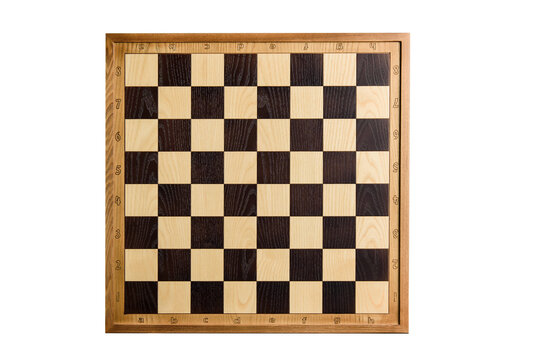
#> input picture checker_board/board1.jpg, 539 x 360 px
$ python hw1_1.py
#> lines starting #> are read from the running program, lines starting #| are printed output that depends on the picture; after the words box and inside, x2 and y2 are one past the last pixel; in counts of white or black regions, pixels touching at a corner belong together
import cv2 as cv
import sys

"""
체커보드 n by n 구하기
"""

def main():
    filename = "board1.jpg" if len(sys.argv) < 2 else sys.argv[1]
    src = cv.imread(filename, cv.IMREAD_GRAYSCALE)
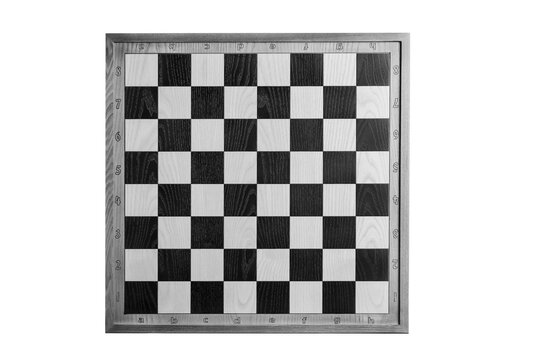
#> src: shape (360, 539); min 0, max 255, mean 194.3

    if src is None:
        print("Image load failed!")
        exit()

    width = 700
    ratio = width / src.shape[1]
#> ratio = 1.3
    inter_flag = cv.INTER_CUBIC if (ratio > 1) else cv.INTER_AREA
#> inter_flag = 2
    src = cv.resize(src, (0, 0), fx=ratio, fy=ratio, interpolation=inter_flag)
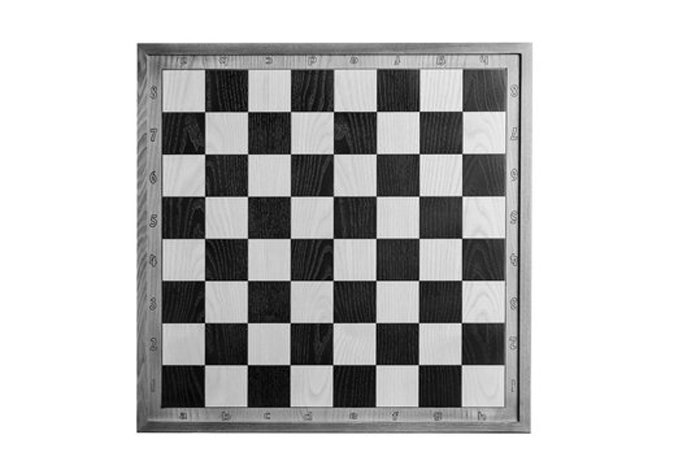
#> src: shape (468, 700); min 0, max 255, mean 194.3

    blur = cv.GaussianBlur(src, (0, 0), 1.2)
    # _, thresh = cv.threshold(blur, 0, 255, cv.THRESH_BINARY_INV | cv.THRESH_OTSU)
    thresh = cv.adaptiveThreshold(blur, 255, cv.ADAPTIVE_THRESH_GAUSSIAN_C, cv.THRESH_BINARY_INV, 71, 5)
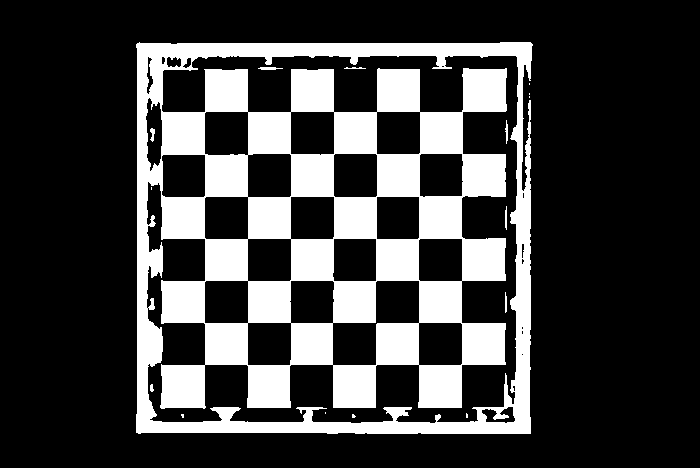
#> thresh: shape (468, 700); 24.8% white; 16 white regions (8 under 20 px), largest, box (x1, y1, x2, y2) and area: (136, 42, 533, 434) 81085, (258, 67, 283, 70) 56, (505, 120, 508, 144) 44

    # cv.imshow("thresh", thresh)

    horizontal_kernel = cv.getStructuringElement(cv.MORPH_RECT, (5, 3))
    dilate = cv.morphologyEx(thresh, cv.MORPH_DILATE, horizontal_kernel, iterations=1)
#> dilate: shape (468, 700); 29.6% white; 5 white regions, box (x1, y1, x2, y2) and area: (134, 41, 535, 435) 96872, (350, 413, 358, 419) 44, (464, 412, 470, 419) 41, (179, 413, 186, 419) 40, (323, 411, 328, 415) 20
    dilate = cv.morphologyEx(dilate, cv.MORPH_CLOSE, horizontal_kernel, iterations=2)
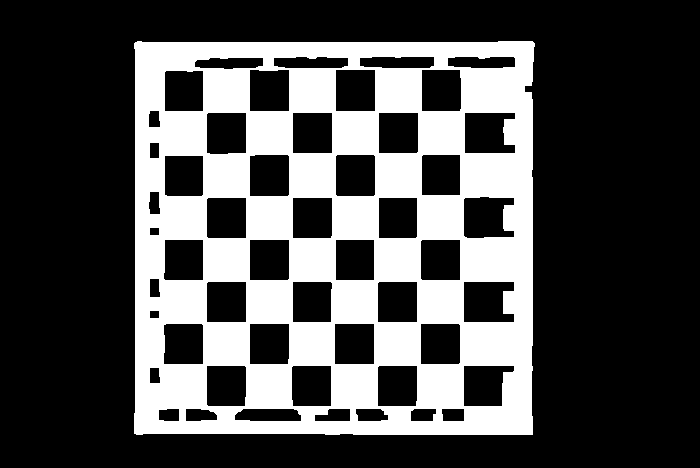
#> dilate: shape (468, 700); 30.4% white; 1 white region, box (x1, y1, x2, y2) and area: (134, 41, 535, 435) 99699
    vertical_kernel = cv.getStructuringElement(cv.MORPH_RECT, (3, 5))
    dilate = cv.morphologyEx(dilate, cv.MORPH_DILATE, vertical_kernel, iterations=1)
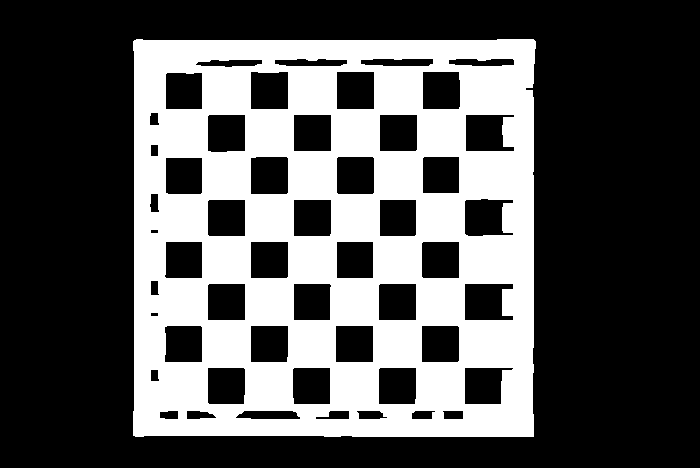
#> dilate: shape (468, 700); 34.3% white; 1 white region, box (x1, y1, x2, y2) and area: (133, 39, 536, 437) 112419
    dilate = cv.morphologyEx(dilate, cv.MORPH_CLOSE, vertical_kernel, iterations=2)
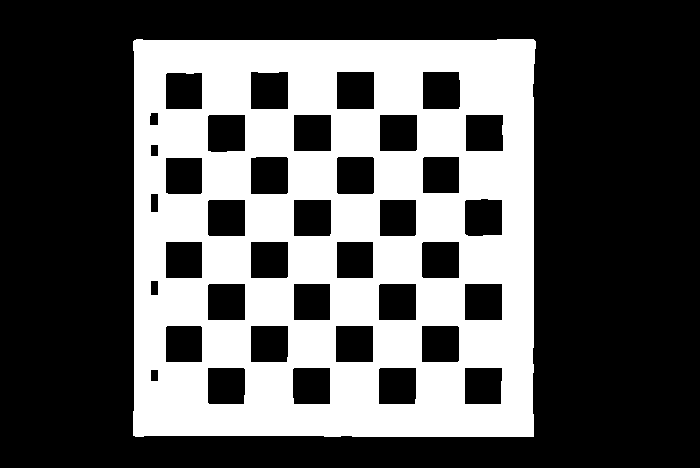
#> dilate: shape (468, 700); 35.3% white; 1 white region, box (x1, y1, x2, y2) and area: (133, 39, 536, 437) 115791

    contoured = cv.cvtColor(dilate, cv.COLOR_GRAY2BGR)
#> contoured: shape (468, 700, 3); 35.3% white; 1 white region
    # hierarchy : [Next, Previous, First_Child, Parent]
    cnts, hierarchy = cv.findContours(dilate, cv.RETR_CCOMP, cv.CHAIN_APPROX_SIMPLE)
#> cnts = 38 contours; largest, box (x1, y1, x2, y2) and area: (133, 39, 536, 437) 157852, (336, 71, 375, 110) 1442, (336, 156, 375, 195) 1436, (250, 156, 289, 195) 1434, (422, 71, 461, 110) 1431

    # 가장 많은 child의 개수 구하기
    top_level_idx = 0
    max_child_count = 0
    while top_level_idx >= 0:
        _child_idx = hierarchy[0, top_level_idx, 2]
        _max = 0
        while _child_idx >= 0:
            if cv.contourArea(cnts[_child_idx]) > 400:
                _max += 1
                cv.drawContours(contoured, [cnts[_child_idx]], 0, (0, 255, 0), 2)
            _child_idx = hierarchy[0, _child_idx, 0]
        max_child_count = max(max_child_count, _max)
        top_level_idx = hierarchy[0, top_level_idx, 0]
#> this loop made 1 pass
#> top_level_idx on pass 1: -1
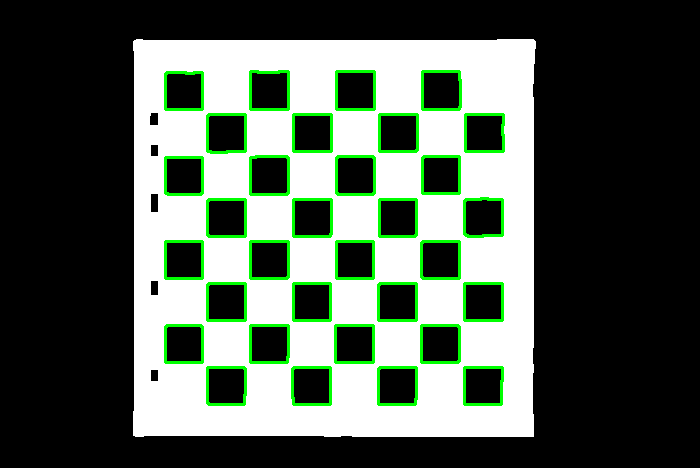
#> contoured: shape (468, 700, 3); mean B, G, R 82.6, 93.7, 82.6

    cv.imshow("contours", contoured)

    N = round((max_child_count * 2)**0.5)
    print(f"{N}x{N}")

    cv.waitKey()
    cv.destroyAllWindows()

if __name__ == '__main__':
    main()

$ run again, with checker_board/board2.jpg copied over checker_board/board1.jpg
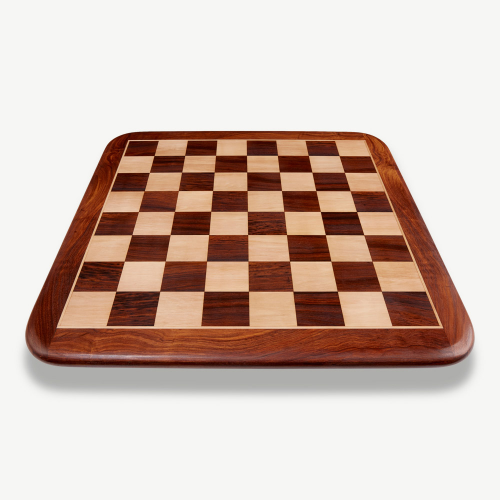
#> input picture checker_board/board2.jpg, 1000 x 1000 px (shown at 1/2 size)
#> in main, `thresh = cv.adaptiveThreshold(blur, 255, cv.ADAPTIVE_THRESH_GAUSSIAN_C..`:
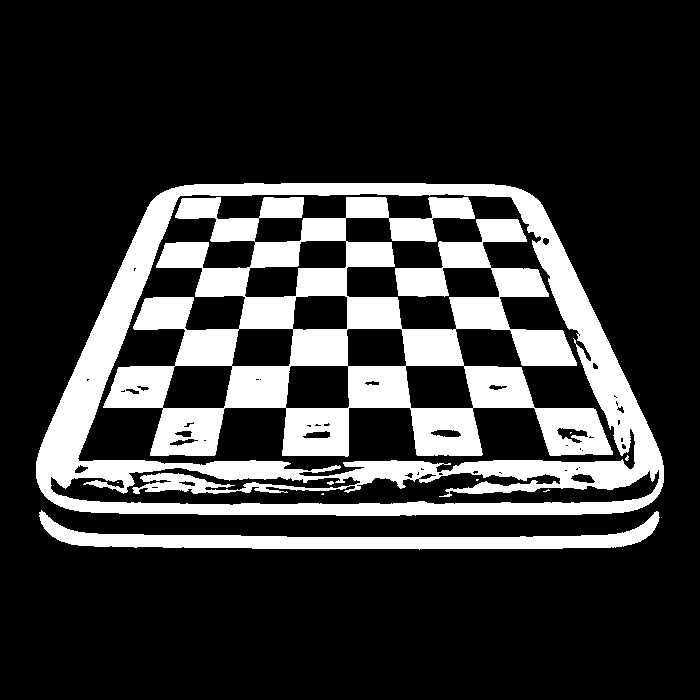
#> thresh: shape (700, 700); 21.3% white; 10 white regions (6 under 20 px), largest, box (x1, y1, x2, y2) and area: (103, 197, 613, 457) 54000, (36, 183, 664, 516) 42187, (39, 510, 660, 550) 7969, (327, 481, 334, 485) 20
#> cnts = 38 contours; largest, box (x1, y1, x2, y2) and area: (33, 180, 667, 553) 197988, (60, 511, 637, 535) 9104, (85, 410, 157, 458) 2829, (351, 410, 413, 459) 2828, (219, 410, 283, 459) 2788
#> the loop in main, `while top_level_idx >= 0:` made 1 pass
#> top_level_idx on pass 1: -1
#> after the loop in main, `while top_level_idx >= 0:`:
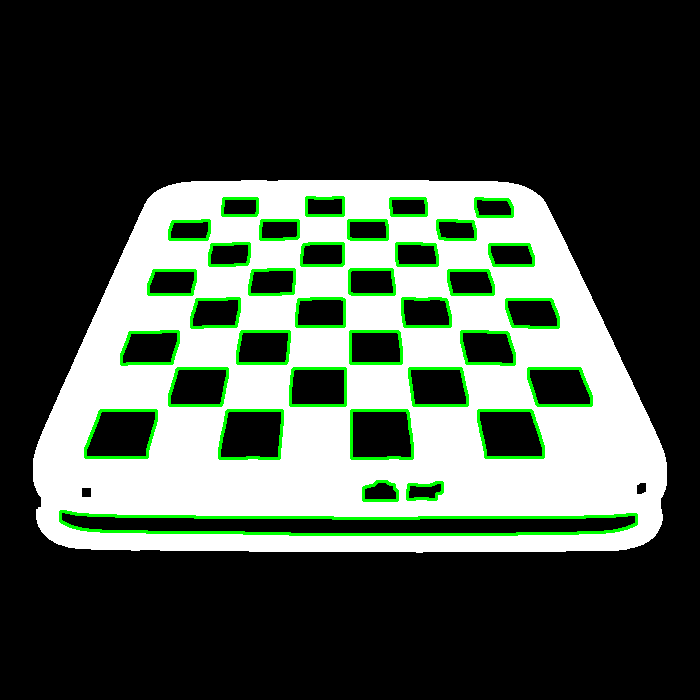
#> contoured: shape (700, 700, 3); mean B, G, R 70.5, 80.2, 70.5

$ run again, with checker_board/board4.jpg copied over checker_board/board1.jpg
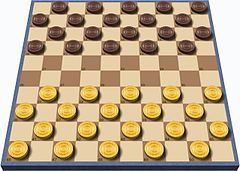
#> input picture checker_board/board4.jpg, 240 x 171 px
#> in main, `thresh = cv.adaptiveThreshold(blur, 255, cv.ADAPTIVE_THRESH_GAUSSIAN_C..`:
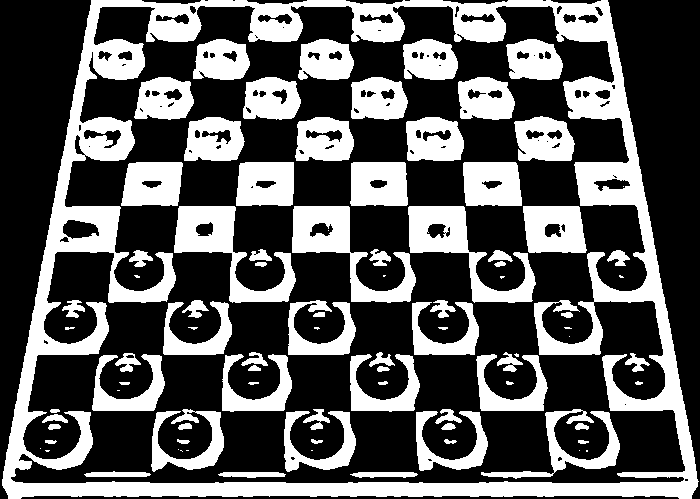
#> thresh: shape (499, 700); 34.8% white; 94 white regions (20 under 20 px), largest, box (x1, y1, x2, y2) and area: (2, 0, 699, 499) 50040, (174, 206, 296, 303) 4029, (408, 206, 536, 303) 4006
#> cnts = 101 contours; largest, box (x1, y1, x2, y2) and area: (0, 0, 700, 499) 307106, (353, 413, 416, 470) 3258, (484, 413, 549, 470) 3230, (220, 413, 283, 470) 3208, (88, 413, 152, 470) 3183
#> the loop in main, `while top_level_idx >= 0:` made 1 pass
#> top_level_idx on pass 1: -1
#> after the loop in main, `while top_level_idx >= 0:`:
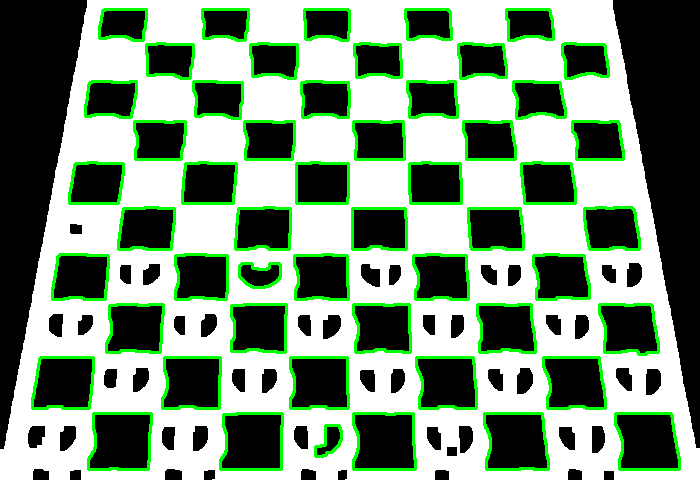
#> contoured: shape (499, 700, 3); mean B, G, R 128.1, 149.7, 128.1
